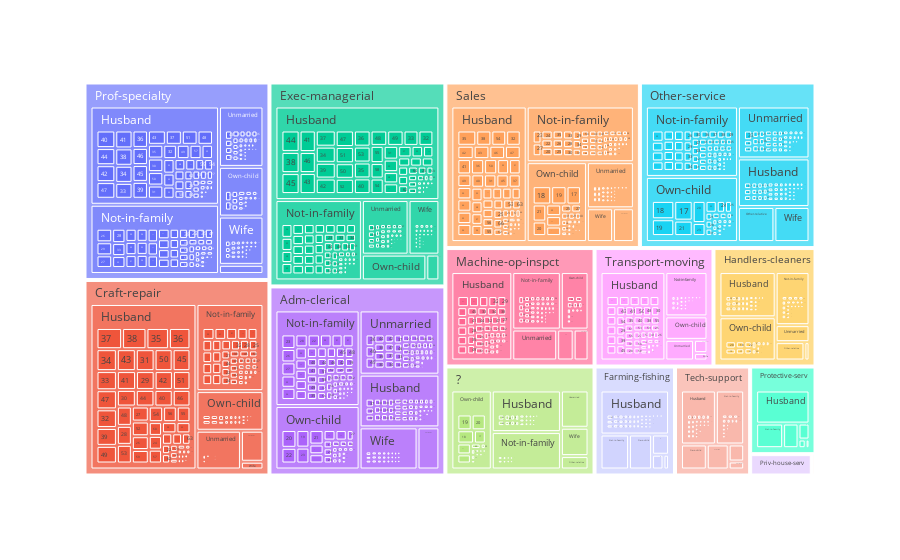

Write notebook code for a chart like this one.
### Code cell
grafico = px.treemap(base, path=['occupation', 'relationship', 'age'])
grafico.show()

### Figure 1 — Plotly figure (JSON) as saved in the notebook; plotly's stock layout.template omitted (floating-point values rounded to 4 significant figures; data arrays with more than 128 entries replaced by an {"elided": "..."} marker saying what was removed)
{"data": [{"branchvalues": "total", "domain": {"x": [0, 1], "y": [0, 1]}, "hovertemplate": "labels=%{label}<br>count=%{value}<br>parent=%{parent}<br>id=%{id}<extra></extra>", "ids": {"elided": "3547 str values"}, "labels": {"elided": "3547 str values"}, "name": "", "parents": {"elided": "3547 str values"}, "type": "treemap", "values": {"elided": "3547 int values"}}], "layout": {"legend": {"tracegroupgap": 0}, "margin": {"t": 60}}}
